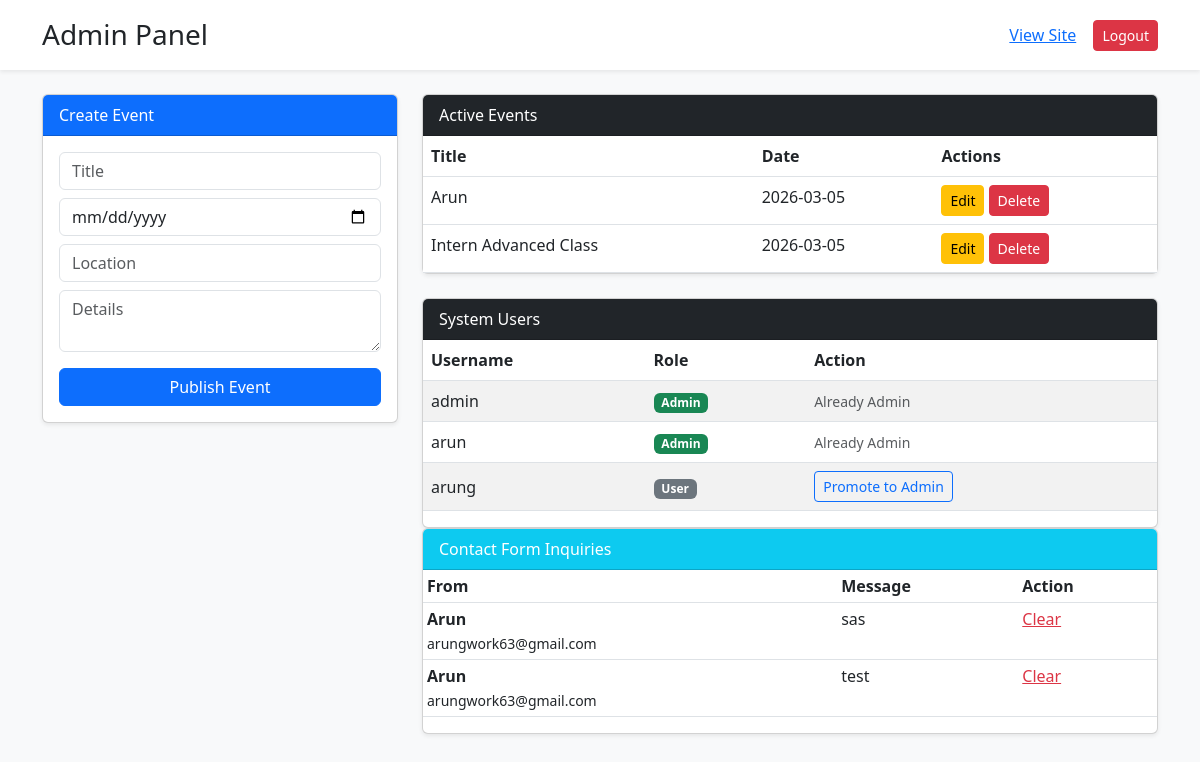
The page /admin (signed in) on the database its author committed.
### app.py (models this page shows)
class Event(db.Model):
    id = db.Column(db.Integer, primary_key=True)
    title = db.Column(db.String(100))
    date = db.Column(db.String(50))
    description = db.Column(db.Text)
    location = db.Column(db.String(100))

class User(UserMixin, db.Model):
    id = db.Column(db.Integer, primary_key=True)
    username = db.Column(db.String(50), unique=True, nullable=False)
    password = db.Column(db.String(200), nullable=False)
    is_admin = db.Column(db.Boolean, default=False)

class Message(db.Model):
    id = db.Column(db.Integer, primary_key=True)
    name = db.Column(db.String(100))
    email = db.Column(db.String(100))
    content = db.Column(db.Text)

### app.py (the view)
@app.route('/admin')
@admin_required
def admin_panel():
    events = Event.query.all()
    messages = Message.query.all()
    users = User.query.all()
    return render_template('admin.html', events=events, messages=messages, users=users)

### app.py (called while the page is built)
@login_manager.user_loader
def load_user(user_id):
    return User.query.get(int(user_id))

def admin_required(f):
    @wraps(f)
    def decorated_function(*args, **kwargs):
        if not current_user.is_authenticated or not current_user.is_admin:
            flash("Access Denied: Admins Only!", "danger")
            return redirect(url_for('home'))
        return f(*args, **kwargs)
    return decorated_function

### templates/admin.html (shortened to what this page needs)
<!DOCTYPE html>
<html lang="en">
<head>
    <link href="https://cdn.jsdelivr.net/npm/bootstrap@5.3.0/dist/css/bootstrap.min.css" rel="stylesheet">
</head>
<body class="bg-light">
    <div class="container-fluid bg-white shadow-sm mb-4 p-3">
        <div class="container d-flex justify-content-between align-items-center">
            <h3 class="m-0 text-dark">Admin Panel</h3>
            <div>
                <a href="/" class="btn btn-link">View Site</a>
                <a href="/logout" class="btn btn-danger btn-sm">Logout</a>
            </div>
        </div>
    </div>
    <div class="container">
        <div class="row">
            <div class="col-lg-4">
                <div class="card mb-4 shadow-sm">
                    <div class="card-header bg-primary text-white">Create Event</div>
                    <div class="card-body">
                        <form action="/admin/add_event" method="POST">
                            <input type="text" name="title" class="form-control mb-2" placeholder="Title" required>
                            <input type="date" name="date" class="form-control mb-2" required>
                            <input type="text" name="location" class="form-control mb-2" placeholder="Location"
                                required>
                            <textarea name="description" class="form-control mb-3" placeholder="Details"></textarea>
                            <button class="btn btn-primary w-100">Publish Event</button>
                        </form>
                    </div>
                </div>
            </div>
            <div class="col-lg-8">
                <div class="card shadow-sm mb-4">
                    <div class="card-header bg-dark text-white">Active Events</div>
                    <div class="table-responsive">
                        <table class="table table-hover mb-0">
                            <thead>
                                <tr>
                                    <th>Title</th>
                                    <th>Date</th>
                                    <th>Actions</th>
                                </tr>
                            </thead>
                            <tbody>
                                {% for e in events %}
                                <tr>
                                    <td>{{ e.title }}</td>
                                    <td>{{ e.date }}</td>
                                    <td>
                                        <a href="/admin/update/{{ e.id }}" class="btn btn-warning btn-sm">Edit</a>
                                        <a href="/admin/delete_event/{{ e.id }}"
                                            class="btn btn-danger btn-sm">Delete</a>
                                    </td>
                                </tr>
                                {% endfor %}
                            </tbody>
                        </table>
                    </div>
                </div>
                <div class="card shadow-sm mt-4">
                    <div class="card-header bg-dark text-white">System Users</div>
                    <div class="table-responsive">
                        <table class="table table-striped align-middle">
                            <thead>
                                <tr>
                                    <th>Username</th>
                                    <th>Role</th>
                                    <th>Action</th>
                                </tr>
                            </thead>
                            <tbody>
                                {% for u in users %}
                                <tr>
                                    <td>{{ u.username }}</td>
                                    <td>
                                        {% if u.is_admin %}
                                        <span class="badge bg-success">Admin</span>
                                        {% else %}
                                        <span class="badge bg-secondary">User</span>
                                        {% endif %}
                                    </td>
                                    <td>
                                        {% if not u.is_admin %}
                                        <a href="/admin/promote/{{ u.id }}"
                                            class="btn btn-sm btn-outline-primary">Promote to Admin</a>
                                        {% else %}
                                        <span class="text-muted small">Already Admin</span>
                                        {% endif %}
                                    </td>
                                </tr>
                                {% endfor %}
                            </tbody>
                        </table>
                    </div>
                </div>
                <div class="card shadow-sm">
                    <div class="card-header bg-info text-white">Contact Form Inquiries</div>
                    <div class="table-responsive">
                        <table class="table table-sm">
                            <thead>
                                <tr>
                                    <th>From</th>
                                    <th>Message</th>
                                    <th>Action</th>
                                </tr>
                            </thead>
                            <tbody>
                                {% for m in messages %}
                                <tr>
                                    <td><strong>{{ m.name }}</strong><br><small>{{ m.email }}</small></td>
                                    <td>{{ m.content }}</td>
                                    <td><a href="/admin/delete_msg/{{ m.id }}" class="text-danger">Clear</a></td>
                                </tr>
                                {% endfor %}
                            </tbody>
                        </table>
                    </div>
                </div>
            </div>
        </div>
    </div>
</body>
</html>

### rows shown on the page
Event: title "Arun", date "2026-03-05"
Event: title "Intern Advanced Class", date "2026-03-05"
User: username "admin", is_admin "Admin"
User: username "arun", is_admin "Admin"
User: username "arung", is_admin "User"
Message: name "Arun", email "arungwork63@gmail.com", content "sas"
Message: name "Arun", email "arungwork63@gmail.com", content "test"
